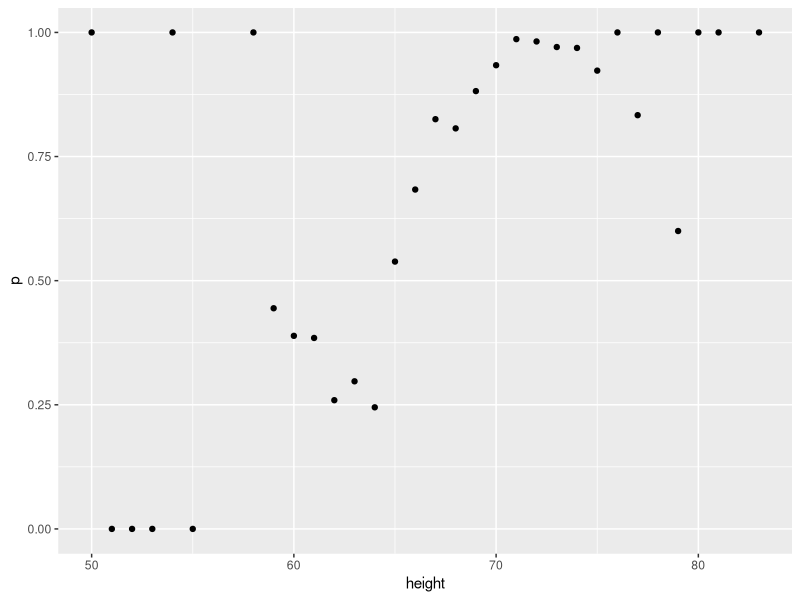
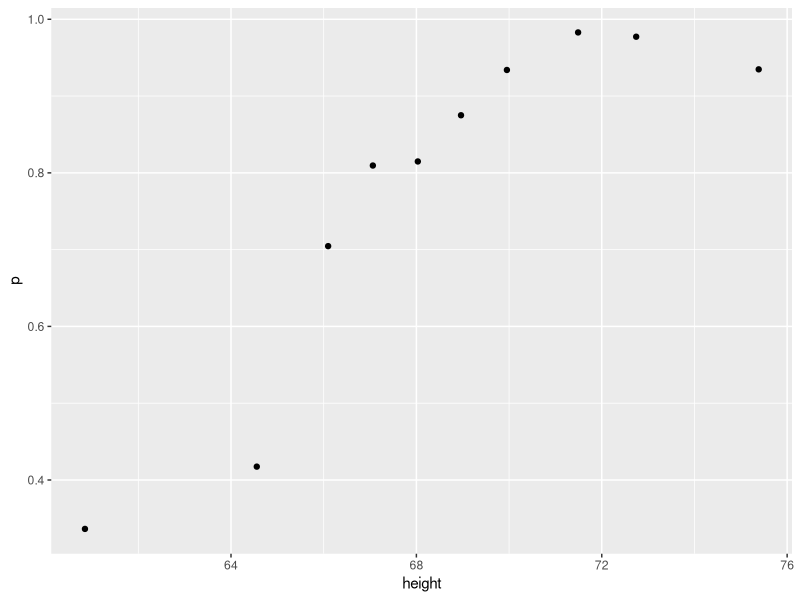
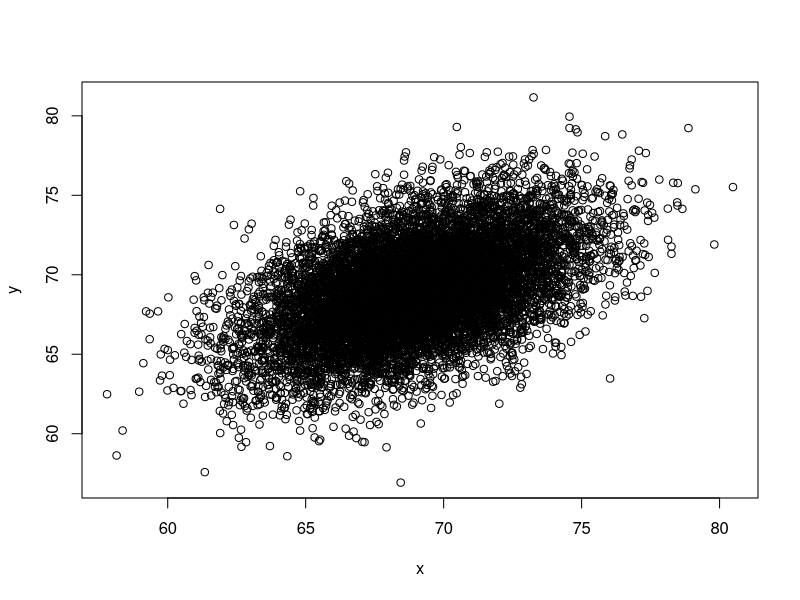
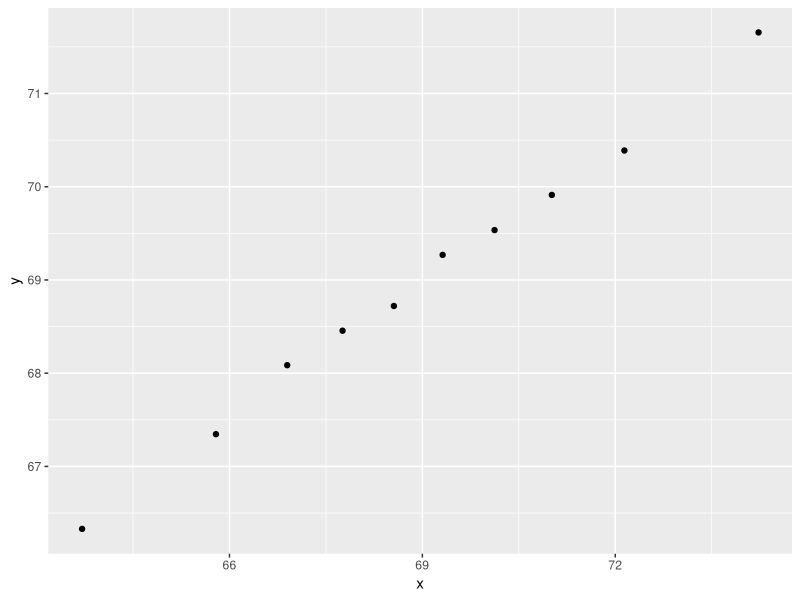

R code for these plots, in order:
library(dslabs)
library(dplyr)
library(ggplot2)
library(lubridate)
library(dslabs)
library(MASS)

data("heights")
heights %>% 
  mutate(height = round(height)) %>%
  group_by(height) %>%
  summarize(p = mean(sex == "Male")) %>%
  qplot(height, p, data =.)              

#Summary data by gender ----
heights_sum <- heights %>% 
  mutate(height = round(height)) %>%
  group_by(height) 

#This table will give a summary of total by gender by height
table(heights_sum)

#Calculate for males ----
heights_male <- heights %>% 
  mutate(height = round(height)) %>%
  group_by(height) %>%
summarize(p = mean(sex == "Male"))
heights_male
#Use quantiles to group data. ----
#This groups the data into quantile ranges so that the numbrer of 
#points are reduced and the data becomes easier to read. The sequences groups by a factor of 10.
ps <- seq(0, 1, 0.1)
heights %>% 
  mutate(g = cut(height, quantile(height, ps), include.lowest = TRUE)) %>%
  group_by(g) %>%
  summarize(p = mean(sex == "Male"), height = mean(height)) %>%
  qplot(height, p, data =.)

ps <- seq(0, 1, 0.1)
heights_cut <- heights %>% 
  mutate(g = cut(height, quantile(height, ps), include.lowest = TRUE)) %>%
  group_by(g) %>%
  summarize(p = mean(sex == "Male"), height = mean(height), f = mean(sex == "Female")) 

quantile(heights$height, ps, include.lowest = TRUE)

#Bivariate normal distribution ----
#The “regular” normal distribution has one random variable; 
#A bivariate normal distribution is made up of two independent random variables. 
#The two variables in a bivariate normal are both are normally distributed, 
#and they have a normal distribution when both are added together. 
#Visually, the bivariate normal distribution is a three-dimensional bell curve.
#Francis Galton (1822-1911) was one of the first mathematicians to study the bivariate normal distribution in depth, during his study on the heights of parents and their adult children. Bravais, Gauss, Laplace, Plana also studied the distribution in the early nineteenth century (Balakrishnan & Lai, 2009).

Sigma <- 9*matrix(c(1,0.5,0.5,1), 2, 2)
dat <- MASS::mvrnorm(n = 10000, c(69, 69), Sigma) %>%
  data.frame() %>% setNames(c("x", "y"))
plot(dat)

ps <- seq(0, 1, 0.1)
dat %>% 
  mutate(g = cut(x, quantile(x, ps), include.lowest = TRUE)) %>%
  group_by(g) %>%
  summarize(y = mean(y), x = mean(x)) %>%
qplot(x, y, data =.)
